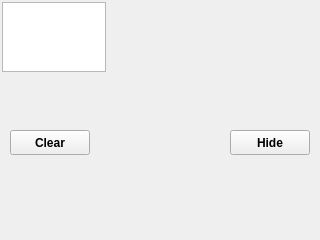
<?xml version="1.0" encoding="UTF-8"?>
<ui version="4.0">
 <class>DebugDialog</class>
 <widget class="QDialog" name="DebugDialog">
  <property name="geometry">
   <rect>
    <x>0</x>
    <y>0</y>
    <width>320</width>
    <height>240</height>
   </rect>
  </property>
  <property name="minimumSize">
   <size>
    <width>320</width>
    <height>240</height>
   </size>
  </property>
  <property name="maximumSize">
   <size>
    <width>640</width>
    <height>480</height>
   </size>
  </property>
  <property name="baseSize">
   <size>
    <width>320</width>
    <height>240</height>
   </size>
  </property>
  <property name="windowTitle">
   <string>Debug Console</string>
  </property>
  <property name="windowIcon">
   <iconset resource="../resources/ChartGeany.qrc">
    <normaloff>:/png/images/icons/PNG/Bug.png</normaloff>:/png/images/icons/PNG/Bug.png</iconset>
  </property>
  <widget class="QPlainTextEdit" name="debugPlainTextEdit">
   <property name="geometry">
    <rect>
     <x>2</x>
     <y>2</y>
     <width>104</width>
     <height>70</height>
    </rect>
   </property>
   <property name="font">
    <font>
     <pointsize>8</pointsize>
    </font>
   </property>
   <property name="undoRedoEnabled">
    <bool>false</bool>
   </property>
   <property name="readOnly">
    <bool>true</bool>
   </property>
  </widget>
  <widget class="QFrame" name="buttonFrame">
   <property name="geometry">
    <rect>
     <x>0</x>
     <y>120</y>
     <width>320</width>
     <height>40</height>
    </rect>
   </property>
   <property name="minimumSize">
    <size>
     <width>320</width>
     <height>0</height>
    </size>
   </property>
   <property name="maximumSize">
    <size>
     <width>640</width>
     <height>480</height>
    </size>
   </property>
   <property name="frameShape">
    <enum>QFrame::NoFrame</enum>
   </property>
   <property name="frameShadow">
    <enum>QFrame::Plain</enum>
   </property>
   <property name="lineWidth">
    <number>0</number>
   </property>
   <widget class="QPushButton" name="clearButton">
    <property name="geometry">
     <rect>
      <x>10</x>
      <y>10</y>
      <width>80</width>
      <height>25</height>
     </rect>
    </property>
    <property name="font">
     <font>
      <weight>75</weight>
      <bold>true</bold>
     </font>
    </property>
    <property name="focusPolicy">
     <enum>Qt::NoFocus</enum>
    </property>
    <property name="text">
     <string>Clear</string>
    </property>
   </widget>
   <widget class="QPushButton" name="hideButton">
    <property name="geometry">
     <rect>
      <x>230</x>
      <y>10</y>
      <width>80</width>
      <height>25</height>
     </rect>
    </property>
    <property name="font">
     <font>
      <weight>75</weight>
      <bold>true</bold>
     </font>
    </property>
    <property name="focusPolicy">
     <enum>Qt::NoFocus</enum>
    </property>
    <property name="text">
     <string>Hide</string>
    </property>
    <property name="flat">
     <bool>false</bool>
    </property>
   </widget>
  </widget>
 </widget>
 <resources>
  <include location="../resources/ChartGeany.qrc"/>
 </resources>
 <connections/>
</ui>
